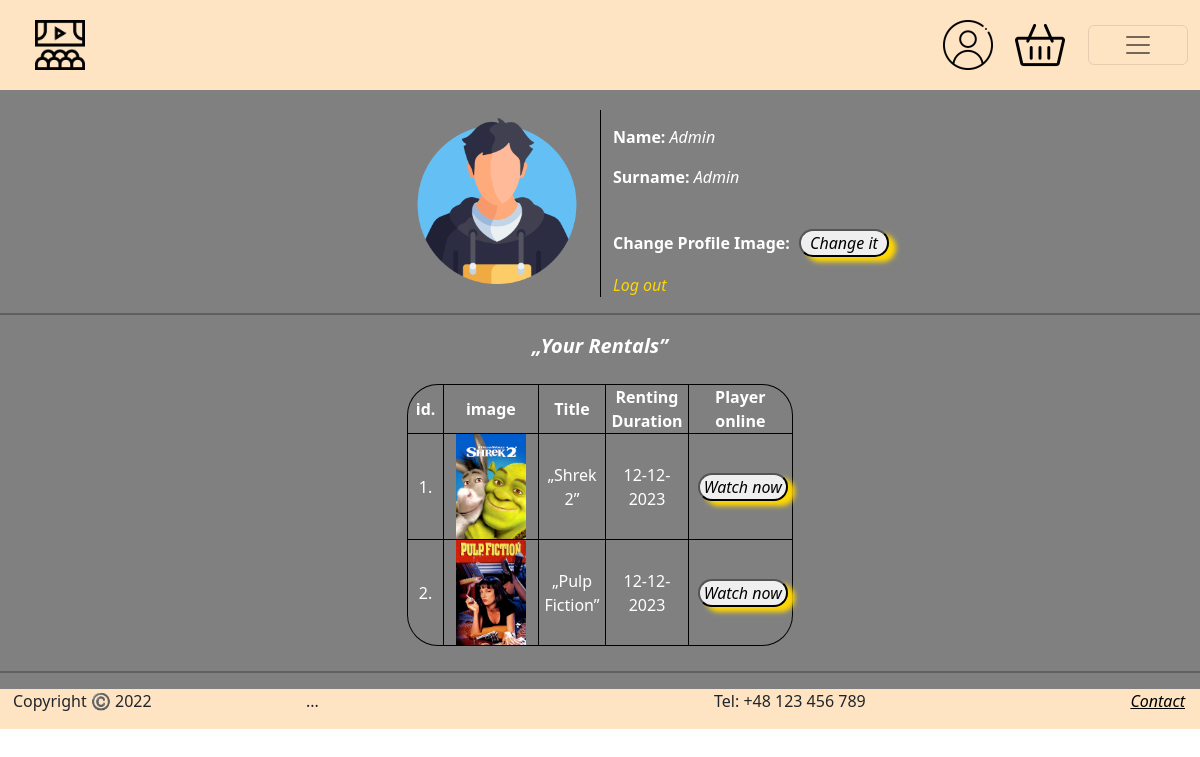
/PHP/profile.php (signed in), run on an earlier commit of the app's database.
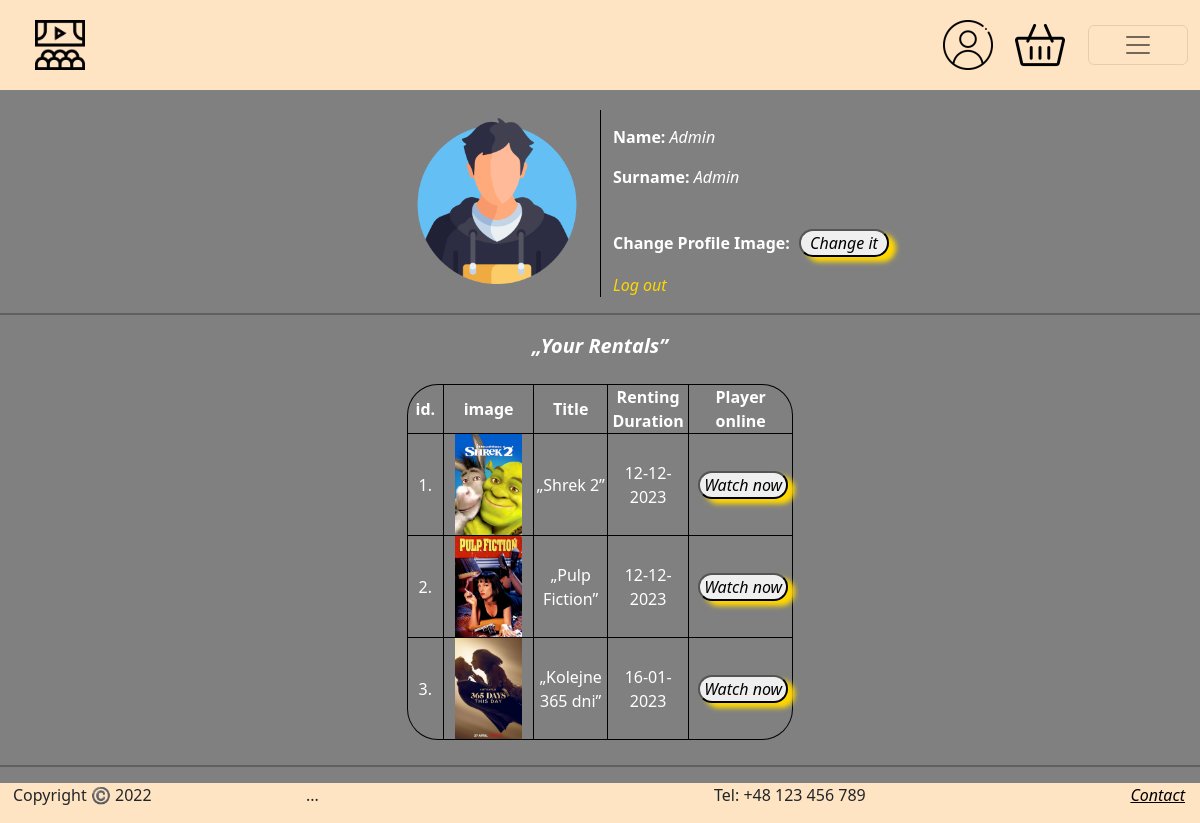
And on a later commit of the database.
### tables this page shows
CREATE TABLE "Users" (
	"id"	INTEGER NOT NULL UNIQUE,
	"name"	TEXT NOT NULL,
	"surname"	TEXT NOT NULL,
	"login"	TEXT NOT NULL,
	"password"	TEXT NOT NULL,
	"email"	TEXT NOT NULL,
	"prof_image"	TEXT,
	"is_admin"	INTEGER DEFAULT 'false',
	PRIMARY KEY("id" AUTOINCREMENT)
);

CREATE TABLE "Orders" (
	"id"	INTEGER NOT NULL UNIQUE,
	"id_user"	INTEGER NOT NULL,
	"id_dvd"	INTEGER NOT NULL,
	"number_of"	INTEGER NOT NULL DEFAULT 1,
	"price"	REAL NOT NULL,
	"date_start"	TEXT NOT NULL,
	"date_end"	TEXT NOT NULL,
	PRIMARY KEY("id" AUTOINCREMENT)
);

CREATE TABLE "DVDs" (
	"id"	INTEGER NOT NULL UNIQUE,
	"image"	TEXT NOT NULL,
	"title"	TEXT NOT NULL,
	"genre"	TEXT NOT NULL,
	"author"	TEXT NOT NULL,
	"year"	INTEGER NOT NULL,
	"descrip"	TEXT NOT NULL,
	"price"	REAL NOT NULL,
	PRIMARY KEY("id" AUTOINCREMENT)
);

### PHP/db_connect.php (called while the page is built, shortened)
<?php
    class SqlLiteQueryBuilder implements SQLQueryBuilder
    {
        protected $query;
        protected function reset(): void
        {
            $this->query = new \stdClass();
        }
        public function select(string $table, array $fields): SQLQueryBuilder
        {
            $this->query->base = "SELECT " . implode(", ", $fields) . " FROM " . $table;
            $this->query->type = 'select';
            return $this;
        }
        public function join(string $table, string $table2, string $field1, string $field2): SQLQueryBuilder
        {
            $this->query->join = " JOIN ". $table2 ." ON ". $table .".". $field1 ." = ". $table2 .".". $field2;
            return $this;
        }
        public function where(string $field, string $value, string $operator = '='): SQLQueryBuilder
        {
            $this->query->where[] = "$field $operator '$value'";
            return $this;
        }
        public function getSQL(): string
        {
            $query = $this->query;
            $sql = $query->base;
            if (!empty($query->join)) {
                $sql .= $query->join;
            }
            if (!empty($query->where)) {
                $sql .= " WHERE " . implode(' AND ', $query->where);
            }
            $sql .= ";";
            return $sql;
        }
    };
?>

### PHP/profile.php (the view, shortened to what this page needs)
<?php
require("db_connect.php");
$logged = isset($_SESSION["UserId"]);
$sql = new SqlLiteQueryBuilder();
$query = $pdo -> query($sql ->select('Orders', ['*'])
              -> join('Orders', 'DVDs', 'id_dvd', 'id')
              -> where('id_user', $_SESSION["UserId"])
              -> getSQL() );
$rows = $query -> fetchAll(PDO::FETCH_ASSOC);
$sql = new SqlLiteQueryBuilder();
$query1 = $pdo -> query($sql ->select("Users", ["prof_image"])
                            ->where("id", $_SESSION["UserId"])
                            ->getSQL());
$rows1 = $query1 -> fetchAll(PDO::FETCH_ASSOC);
?>
<!DOCTYPE html>
<html lang="pl">
<head>
    <link href="https://cdn.jsdelivr.net/npm/bootstrap@5.2.2/dist/css/bootstrap.min.css" rel="stylesheet"
>
    <link rel="stylesheet" href="../CSS/pageStyles.css">
</head>
<body>
        <div class="container-fluid">
        <div class="top" style="background-color: gray">
                <nav class="navbar" style="padding: 0px;">
                    <div class="container-fluid" style="padding: 15px; background-color: bisque;">
                        <a class="navbar-brand col-4" href="../PHP/index.php"><img src="../images/logo2.png" alt="logo" width="50px" height="50px" style="margin-left: 20px;"></a>
                        <div class="profileIcon">
                            <a class="nav-link col-1" href="
                            <?php
                            if ($logged) {
                                echo "profile.php";
                            }
                            else{
                                echo "login.php";
                            }
                             ?>
                            ">
                                <img src="../images/PageIcons/user.png" alt="user.png" width="50px" height="50px">
                            </a>
                        </div>
                        <div class="cartIcon" >
                            <a class="nav-link col-1" href="
                            <?php
                            if ($logged) {
                            echo "cart.php";
                            }
                            else{
                            echo "registration.php";
                            }
                             ?>
                            ">
                                <img src="../images/PageIcons/cart.png" alt="cart.png" width="50px" height="50px">
                            </a>
                        </div>
                        <div class="col-1">
                            <button class="navbar-toggler navbarButton" type="button" data-bs-toggle="collapse" data-bs-target="#navbarScroll" aria-controls="navbarScroll" aria-expanded="false" aria-label="Toggle navigation">
                                <span class="navbar-toggler-icon"></span>
                            </button>
                        </div>
                    </div>
                </nav>
            </div>
            <div class="main" style="display: block;">
                <div class="row FromUPaBit">
                    <div class="col-6" align="right">
                        <?php
                        if($logged){
                            if($rows1[0]["prof_image"] != "")
                                echo '<img id="mainPhoto" class="p-2 profilePicture" src="../images/ProfileIcons/'.$rows1[0]["prof_image"].'" alt="ProfileImage">';
                            else
                                echo '<img id="mainPhoto" class="p-2 profilePicture" src="../images/ProfileIcons/ProfileIcon.png" alt="ProfileImage">';
                        }
                        ?>
                    </div>
                    <div class="col UsersInfo">
                    <?php
                        echo '<p><b>Name:</b> <i>'.$_SESSION["Name"].'</i></p>';
                        echo '<p><b>Surname:</b> <i>'.$_SESSION["Surname"].'</i></p>';
                        ?>
                        <br>
                        <p style="color: white;"><b>Change Profile Image:</b>
                        <button class="checkItButon" onclick="pokaz()">Change it</button></p>
                        <?php
                        echo '<a href="./logOut.php">Log out</a>'
                    ?>
                    </div>
                </div>
                <hr style="border: 1px solid black;">
                <div class="row">
                    <div class="col profileMovieTitle">
                        <q>Your Rentals</q>
                    </div>
                </div><br>
                <div class="row">
                    <div class="col-4 offset-4 profileMovieInfo">
                        <?php
                            if(!isset($rows[0])){
                                echo "<q>Now what?</q><br>
                                    <q class='lastText'>It's time to rent something :3</q><br>
                                    <p></p>";
                            }
                            else{
                                $i=1;
                                echo'<table class="personalMovies">
                                <tr>
                                    <th class="iDColumn" style="padding: 5px">id.</th>
                                    <th class="imageColumn">image</th>
                                    <th class="titleColumn">Title</th>
                                    <th class="termColumn">Renting Duration</th>
                                    <th class="termColumn">Player online</th>
                                </tr>';
                                foreach ($rows as $row) {
                                    echo'
                                        <tr>
                                            <td>'.$i.".</td>
                                            <td><img class='tableMovieImage' src='../images/FILMS/". $row['image'] ."'></td>
                                            <td><q>".$row['title']."</q></td>
                                            <td>".$row['date_end']."</td>
                                            <td><button class='checkItButon' onclick='pokazPlayer()'>Watch now</button></td>
                                        </tr>
                                    ";
                                    $i++;
                                }
                                echo '</table><p></p>';
                            }
                        ?>
                    </div>
                    <hr style="border: 1px solid black; margin-top: 10px;">
                </div>
            </div>
            <div class="footer sticky-bottom bg-gray opacity-100 w-100"  style="background-color: bisque;">
                <div class="row">
                    <p class="col-3" style="padding-left: 25px;">Copyright ©️ 2022</p>
                    <p class="col-3">...</p>
                    <p class="col-3 offset-1">Tel: +48 123 456 789</p>
                    <div class="col-2">
                        <a class="float-end" href="contact.php" style="padding-right: 15px; color: black; background-color: transparent; text-decoration: none;"><u>Contact</u></a>
                      </div>
                </div>
            </div>
    </div>
</body>
</html>

### css/pageStyles.css (style rules this page uses)
* { padding: 0px; margin: 0px; -ms-overflow-style: none; scrollbar-width: none; }
.container-fluid { background-color: gray; padding: 0px; overflow-x: hidden; }
.footer { background-color: bisque; }
.top { background-color: bisque; }
.profileIcon { padding-left: 10px; }
.cartIcon { padding-left: 10px; padding-right: 10px; }
a { font-style: italic; text-decoration: none; color: gold; }
hr { border: 1px solid black; }
.FromUPaBit { padding-top: 20px; }
.UsersInfo { border-left: 1px solid black; padding-top: 15px; text-align: left; }
.UsersInfo > p { color: white; }
.personalMovies, th, td { border: 1px solid black; }
.personalMovies { border-collapse: collapse; border-radius: 30px; border-style: hidden; box-shadow: 0 0 0 1px black; }
.profileMovieTitle { text-align: center; color: white; font-style: italic; font-size: 20px; font-weight: bold; }
.profileMovieInfo { text-align: center; color: white; }
.iDColumn { width: 100px; }
.imageColumn { width: 600px ; }
.titleColumn { width: 200px ; }
.termColumn { width: 200px ; }
.profilePicture { width: 182px; height: 182px; }
.checkItButon { margin-left: 5px; width: 90px; border-radius: 25px; box-shadow: 7px 5px 5px gold; font-style: italic; }
@media only screen and (min-width: 1170px) { .navbarButton { width: 100px; } }
@media only screen and (min-width: 1170px) { .tableMovieImage { width: 75% } }

What changed in the data, as far as the page shows it:
added orders: id_dvd.image (picture), id_dvd.title "Kolejne 365 dni", date_end "16-01-2023"
